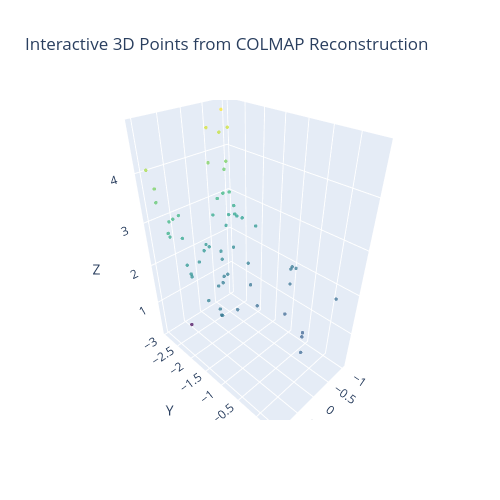

Notebook code cell kept with this figure:
### Code cell
camera_translations_array = np.stack(camera_translations)

fig = go.Figure(data=[go.Scatter3d(
    x=camera_translations_array[:, 0],
    y=camera_translations_array[:, 1],
    z=camera_translations_array[:, 2],
    mode='markers',
    marker=dict(
        size=2,
        color=camera_translations_array[:, 2],  # Color by Z value for effect
        colorscale='Viridis',
        opacity=0.7
    )
)])

fig.update_layout(
    scene=dict(
        xaxis_title='X',
        yaxis_title='Y',
        zaxis_title='Z'
    ),
    title='Interactive 3D Points from COLMAP Reconstruction',
    width=500,
    height=500
)
fig.show()
